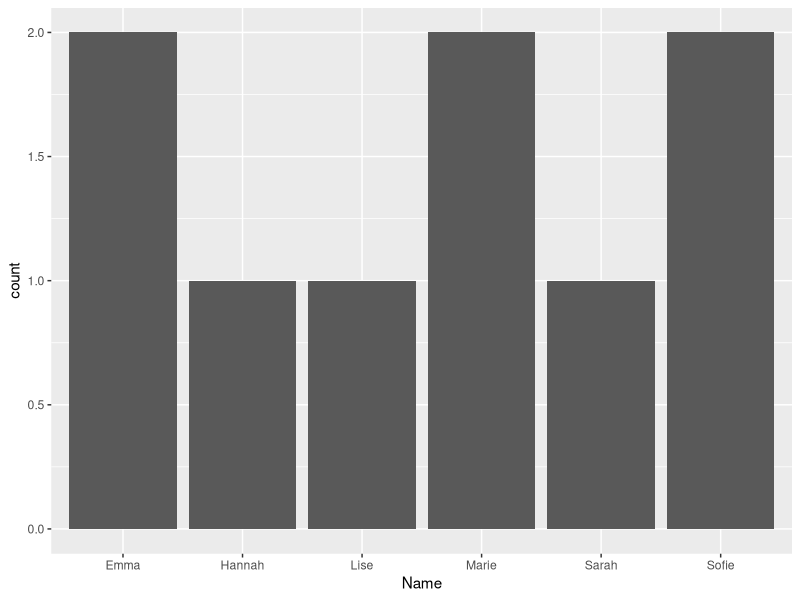
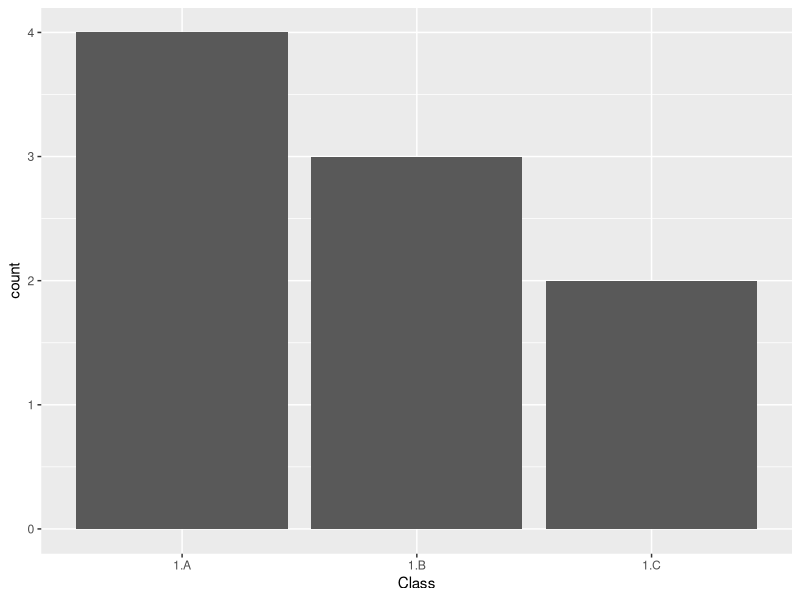
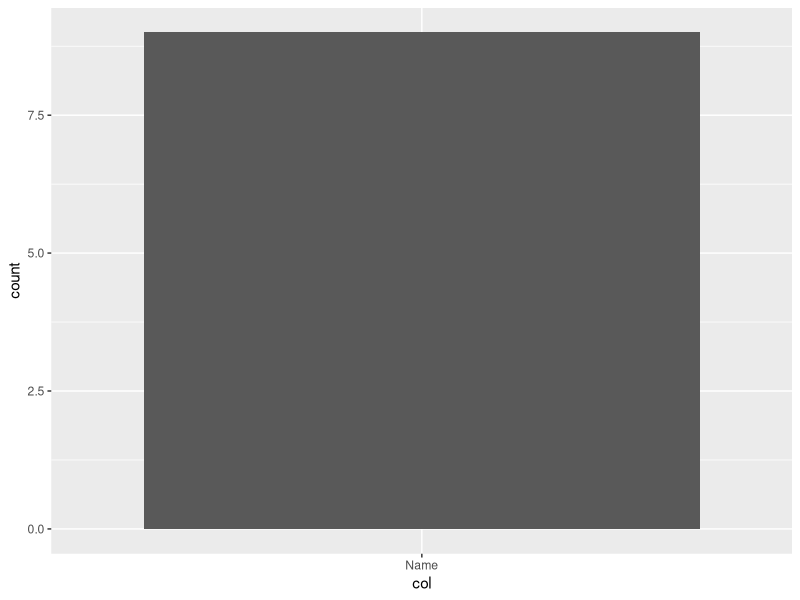
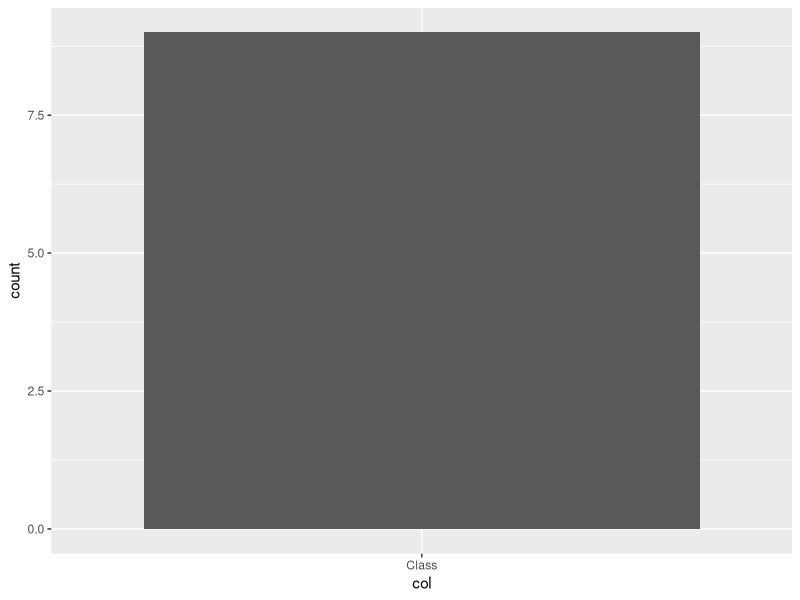
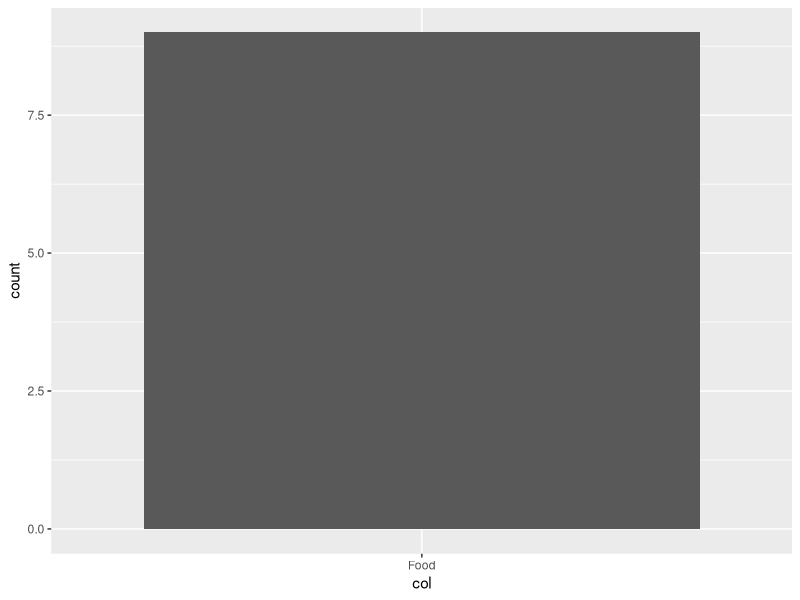
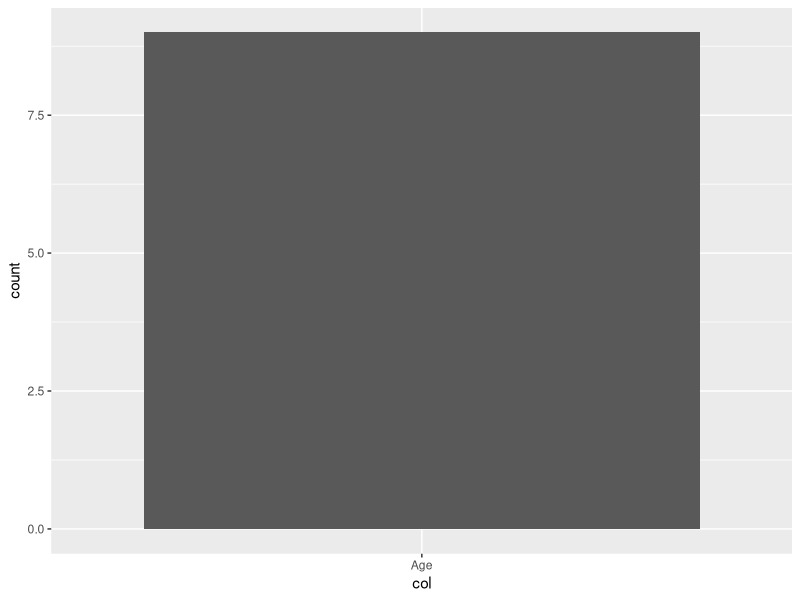
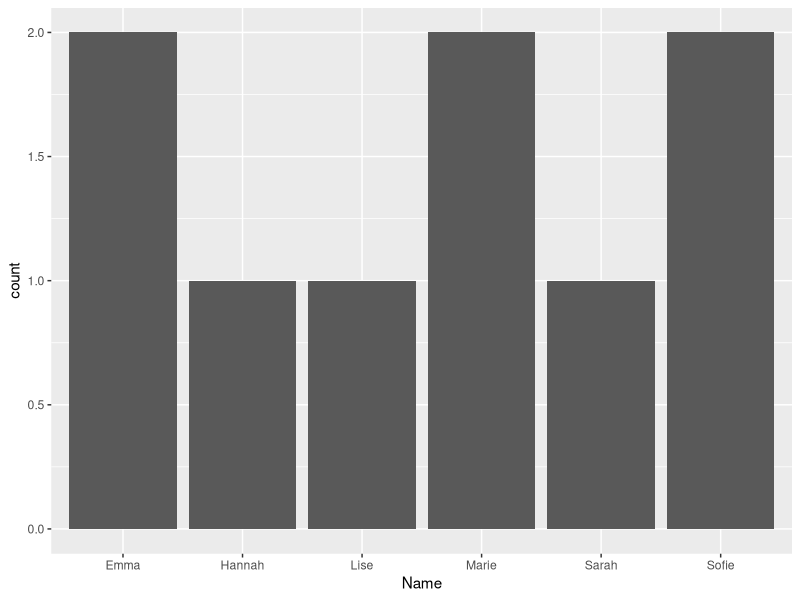
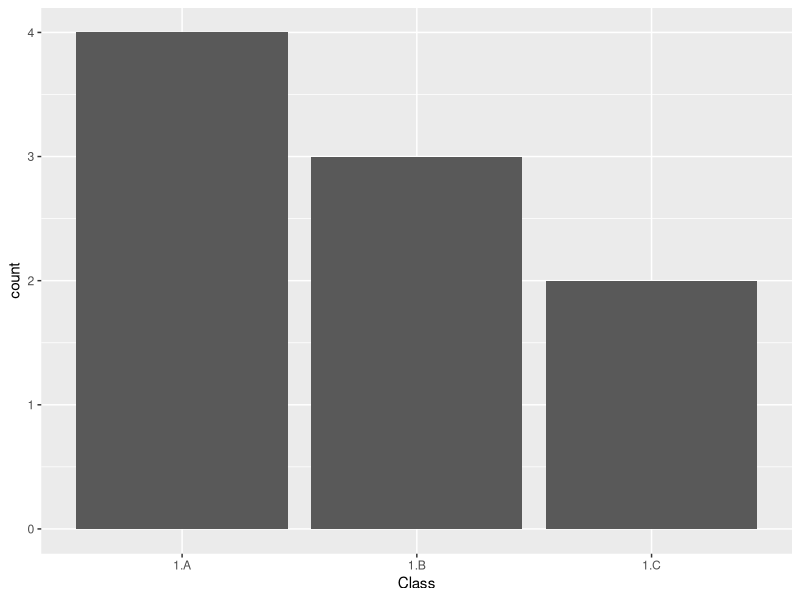

These figures' R source, in order:
## ---- chunk 1
library(tidyverse)
## ---- chunk 2
num1 <- 8
num2 <- 5
## ---- chunk 3
num1 > num2
## ---- chunk 4
num1 < num2
## ---- chunk 5
if (num1 > num2){
  statement <- paste(num1, 'is larger than', num2)
}

print(statement)
## ---- chunk 6
#try with different values for num2
num2 <- 10

if (num1 > num2){
  statement <- paste(num1, 'is larger than', num2)
} else if (num1 < num2) {
  statement <- paste(num1, 'is smaller than', num2)
} else {
  statement <- paste(num1, 'is equal to', num2)
} 

print(statement)
## ---- chunk 7
num1
num2

# num1 <- 14
# num2 <- 12
## ---- chunk 8
if (num1 < 10 & num2 < 10) {
  print('Both numbers are lower than 10')
} else {
  print('Both numbers are not lower than 10')
}
## ---- chunk 9
if (num1 < 10 | num2 < 10) {
  print('One or both of the numbers are lower than 10.')
} else {
  print('None of the numbers are not lower than 10')
}
## ---- chunk 10
# num1 <- 8
# num2 <- 5

num3 <- 10
## ---- chunk 11
if ((num1 < 10 | num2 < 10) & num3 == 10) {
  print('Yes')
} else {
  print('No')
}
## ---- chunk 12
df <- tibble(num1 = 1:10)
df

df$num2 <- df$num1 * 10
df
## ---- chunk 13
list1 <- list(1, 2, 6, 3, 2, 'hello', 'world', 'yes', 7, 8, 12, 15)
## ---- chunk 14
for (element in list1) {
  print(element)
}
## ---- chunk 15
for (THIS_VARIABLE in list1) {
  print(THIS_VARIABLE)
}
## ---- chunk 16
THIS_VARIABLE
## ---- chunk 17
for (element in list1) {
  if(element == 'hello'){
    next
  }
  
  print(element)
}
## ---- chunk 18
for (element in list1) {
  if(element == 'hello'){
    break
  }
  
  print(element)
}
## ---- chunk 19
my_vector <- c(1, 2, 3, 4, 5)
for (elem in my_vector) {
  print(elem)
}

## ---- chunk 20
my_list <- list(a = 1, b = "Hello", c = TRUE)
for (elem in my_list) {
  print(elem)
}

## ---- chunk 21
my_df <- data.frame(A = 1:3, B = c("X", "Y", "Z"))
my_df

#column-wise

for (col in my_df) {
  print(col)
}

## ---- chunk 22
for (i in 1:nrow(my_df)) {
  print(i)
  #print row i
  print(my_df[i,])
}

## ---- chunk 23
plot_data_1 <- tibble(Name = c('Marie', 'Marie', 'Emma', 'Sofie', 'Sarah', 'Sofie', 'Hannah', 'Lise', 'Emma'),
                      Class = c('1.A', '1.A', '1.A', '1.A', '1.B', '1.B', '1.B', '1.C', '1.C'),
                      Food = c('Lasagna', 'Pizza', 'Pizza', 'Bruger', 'Lasagna', 'Lasagna', 'Lasagna', 'Burger', 'Lasagna'),
                      Age = c(6, 6, 6, 6, 6, 5, 7, 6, 6))

head(plot_data_1, n = 2)
## ---- chunk 24
ggplot(plot_data_1, 
       aes(x = Name)) + 
  geom_bar()

ggplot(plot_data_1, 
       aes(x = Class)) + 
  geom_bar()

# and so on ...
## ---- chunk 25
for (col in colnames(plot_data_1)){
  print(col)
}
## ---- chunk 26
for (col in colnames(plot_data_1)){
  p <- ggplot(plot_data_1, 
       aes(x = col)) + 
  geom_bar()
  
  print(p)
}
## ---- chunk 27
for (col in colnames(plot_data_1)){
  p <- ggplot(plot_data_1, 
       aes(x = !!sym(col))) + 
  geom_bar()
  
  print(p)
}
## ---- chunk 28
#to remember contents:
list1
## ---- chunk 29
for (element in list1) {
  if (is.numeric(element)){
    statement <- paste(element, 'times 10 is', element*10)
  } else {
    statement <- paste(element, 'is not a number!')
  }
  print(statement)
}
## ---- chunk 30
non_numeric_values <- list()
## ---- chunk 31
for (element in list1) {
  if (is.numeric(element)){
    next
  } else {
    non_numeric_values <- append(non_numeric_values, element)
  }
}
## ---- chunk 32
non_numeric_values
## ---- chunk 33
count <- 0
list2 <- list()
## ---- chunk 34
while (count < 100) {
  list2 <- append(list2, paste('A_', count, sep = ''))
  count = count + 1
}
## ---- chunk 35
count
## ---- chunk 36
length(list2) 

list2[[1]]
list2[[length(list2)]]
## ---- chunk 37
list3 <- paste('A_', 1:100, sep = '') %>% as.list()
# list3
